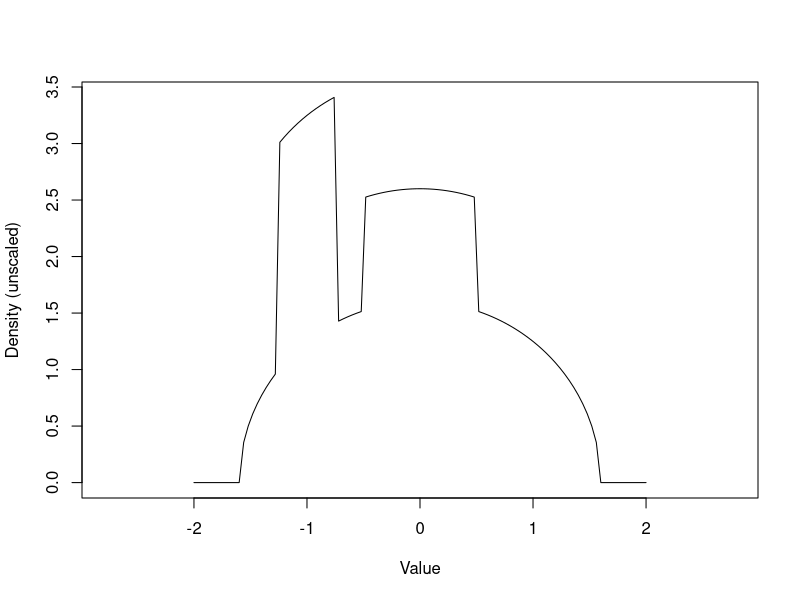
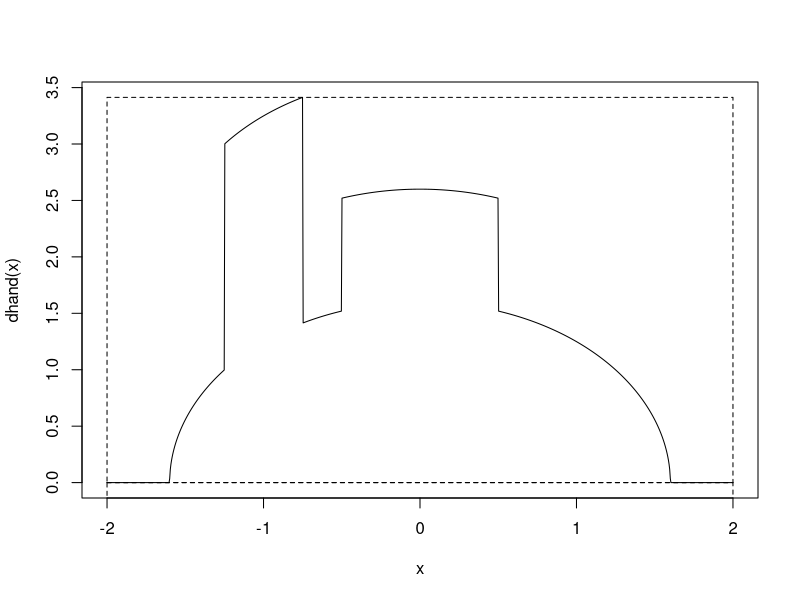
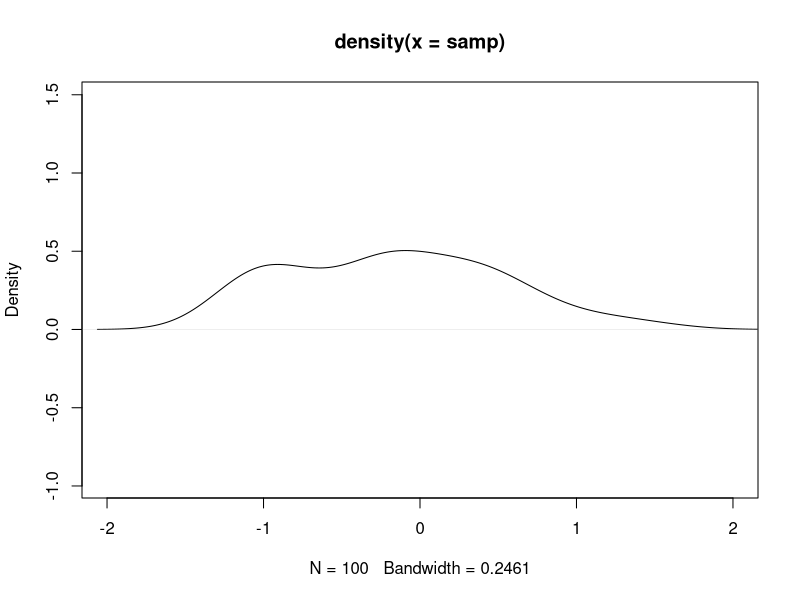
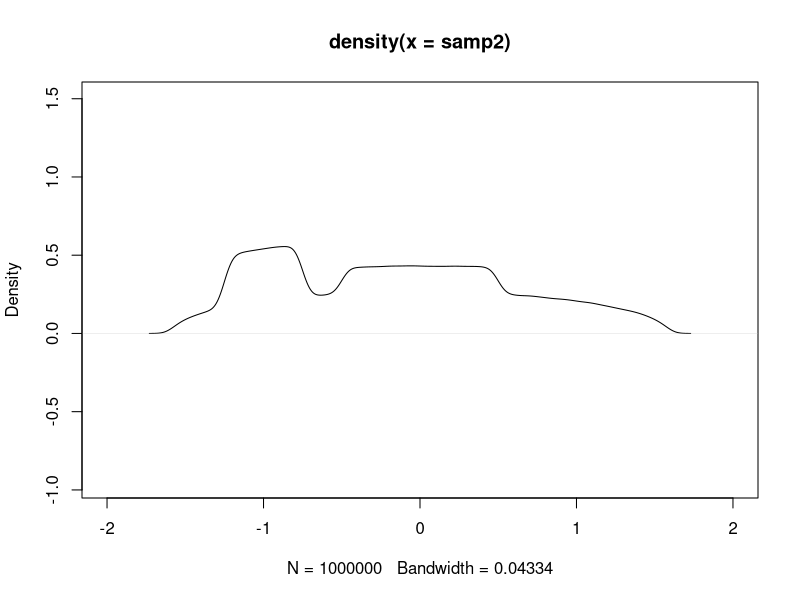

The R script that drew these images, in order:
## ---- chunk 1
dhand = function(x) {
  y = numeric(length(x))
  i = -1.6 < x & x < 1.6
  y[i] = sqrt(2.56 - x[i]^2) + dunif(x[i], -1.25, -0.75) +
    dunif(x[i], -0.5, 0.5)

  y
}

curve(dhand, -2, 2, xlab = "Value", ylab = "Density (unscaled)", asp = 1)
## ---- chunk 2
curve(dhand, -2, 2, n = 1000)
y_max = optimize(dhand, interval=c(-2, -0.5), maximum=TRUE)
print(y_max)
rect(-2, 0, 2, y_max, lty = "dashed")
## ---- chunk 3
rhand = function(n = 100) { 
   samp = numeric(n) 
   accepted = 0
   while (accepted < n) {
      x = runif(1, -2, 2) 
      y = runif(1, 0, 3.4133)
      if (y < dhand(x)) { 
         accepted = accepted + 1 
         samp[accepted] = x
      } 
   }
   samp 
}
rhand(10)
rhand()
rhand(1000)

## ---- chunk 4
set.seed(33)
samp = rhand(100)
plot(density(samp), asp = 1, xlim = c(-2, 2))
## ---- chunk 5
samp2 = rhand(1e6)
plot(density(samp2), asp = 1, xlim = c(-2, 2))
## ---- chunk 6
mean(samp2)
sd(samp2)
## ---- chunk 7
rhand_rejected = function(n) { 
   accepted = 0
   rejected = 0
   while (accepted < n) {
      x = runif(1, -1.6, 1.6) 
      y = runif(1, 0, 3.4133)
      if (y < dhand(x)) { 
         accepted = accepted + 1
      } else {
         rejected = rejected + 1
      } 
   }
   rejected 
}
n = 1000
nreject = replicate(100, rhand_rejected(n))
mean(nreject / (n + nreject))
